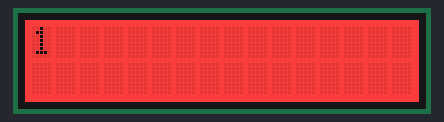
Recording of a sketch running on a simulated Arduino Uno, built with avr-gcc and run on an emulated ATmega328P. Parts: 16×2 character LCD. What the sketch prints to the serial monitor is not drawn.

Above: at 0.24 s.
At 1.14 s:
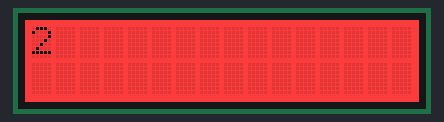
At 2.04 s:
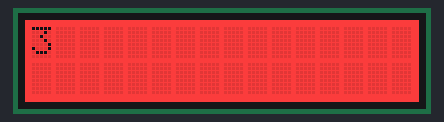

Measured:
- by itself, everything shown: repeats every 2.1 s, in 7 steps

The sketch:

sketch_oct09a.ino
```cpp
// Imports
#include <Adafruit_RGBLCDShield.h>

Adafruit_RGBLCDShield lcd = Adafruit_RGBLCDShield();

// Declarations
void floatOperations();
void incrementalOperations();
void stringOperations();
void arrays();
void dataTypes();

int bg_colour = 0;


void setup() {
  // put your setup code here, to run once:
  Serial.begin(9600);

  lcd.begin(16, 2);     // lcd.begin(cols,rows); Not 0 indexed
  lcd.setBacklight(1);  // 0->7 for colours
  lcd.setCursor(0, 0);  // lcd.setCursor(x, y);

  arrays();
  //dataTypes();
}

void loop() {
  // put your main code here, to run repeatedly:
  bg_colour ++;
  bg_colour %= 7;
  lcd.print(bg_colour, DEC);
  lcd.setCursor(0,0);
  //lcd.setBacklight(bg_colour);
}

void floatOperations() {
  int c = 7/4;
  Serial.println(c);

  float d = 7/4;
  Serial.println(d);

  float a = 7.0/4;
  Serial.println(a);
  float b = 7.0/4.0;
  Serial.println(b);
  float e = (float)(7/4);
  Serial.println(e);
  float f = (float)7/4;
  Serial.println(f);
  int g = 2/3.0;
  Serial.println(g);
}

void incrementalOperations() {
  int y = 0;
  int x = 5;
  Serial.println(x);
  Serial.println(y);
  x += 3;
  Serial.println(x);
  x -= 4;
  Serial.println(x);
  x *= 20;
  Serial.println(x);
  x /= 4;
  Serial.println(x);
  y = ++x;
  Serial.println(y);
  y = x--;
  Serial.println(y);

}

void arrays() {
  int numbers[5]; // numbers is an array of 5 integers
  int i = 6;
  numbers[2] = i;
  numbers[4] = 3;
  numbers[0] = numbers[2] + numbers[4];
  numbers[1] = i - numbers [4];
  numbers[3] = numbers[4] - numbers[1];
  for(int n=0; n > 5; n++){
    Serial.println(numbers[n]);
  }
  int numbers1[] = {1, 2, 3}; // numbers is an array of 3 integers
  int n = 3;
  numbers1[n] = 0; // assign the value 0 to the 3rd element of numbers
  Serial.println(numbers[2]); //Print the 3rd element

  int nums[] = {1,2,3,4,5,6,7,8,9,10};
  for (int i = 0; i < 10; i++) {
    Serial.print(String(nums[i]) + ", ");
  }
  Serial.println();
  nums[2] = 999;
  nums[4] = 777;
  for (int i = 0; i < 10; i++) {
    Serial.print(String(nums[i]) + ", ");
  }
  Serial.println();

  int lessElements[2];
  // 5. -> very unsafe as you are changing data you shouldnt be able to access could cause many problems.
  lessElements[5] = 10;
  Serial.println(":" + lessElements[5]);

  //5.
  //6. Wasted space
  // 7. Jus accesses the memory not in the array (could corrupt the program).


}

void stringOperations(){
  String my_str = "This is my string.";
  Serial.println(my_str);

  my_str.toUpperCase();
  Serial.println(my_str);

  my_str = "My new string.";
  Serial.println(my_str);

  my_str.replace("string","Arduino sketch");
  Serial.println(my_str);

  Serial.print("String length is: ");
  Serial.println(my_str.length());

  Serial.println(my_str[0]);
  my_str.toLowerCase();
  Serial.println(my_str);
}

void dataTypes() {
  struct car {
    String brand;
    String model;
    int year;
    String colour;
  };

  car car_1;
  car_1.brand = "Datsun";
  car_1.model = "240Z";
  car_1.year = 1973;
  car_1.colour = "Red";
  car car_2;
  car_2.brand = "DMC";
  car_2.model = "DeLorean";
  car_2.year = 1983;
  Serial.println(String("The first car is a ") + car_1.year + " " + car_1.brand + " " + car_1.model + " Colour: " + car_1.colour);

  struct student {
    String name;
    int mark;
  };

  student students[10];

  students[9].name = "Jon";

  Serial.println(students[9].name);

  enum Level {Beginner, Intermediate, Advanced};
  Level myLevel = Intermediate;
  switch (myLevel) {
    case 0:
      Serial.println("Beginner Level");
      break;
    case 1:
      Serial.println("Intermediate level");
      break;
    case 2:
      Serial.println("Advanced level");
      break;
  }

  enum color { red, green, blue = 15, yellow };
  color col = red;
  int n = yellow;
  Serial.println(n);

  enum Letters { a, b = 21, c = 15, d, e = 0, f, g = a + c };
  Serial.println(a);
  Serial.println(b);
  Serial.println(c);
  Serial.println(d);
  Serial.println(e);
  Serial.println(f);
  Serial.println(g);

  union cars {
    float price;
    int year;
  };
  cars car1;
  car1.year = 1973;
  car1.price = 18950.99;
  Serial.println(car1.price);
  Serial.println(car1.year); // why is this "wrong"?

}
```
